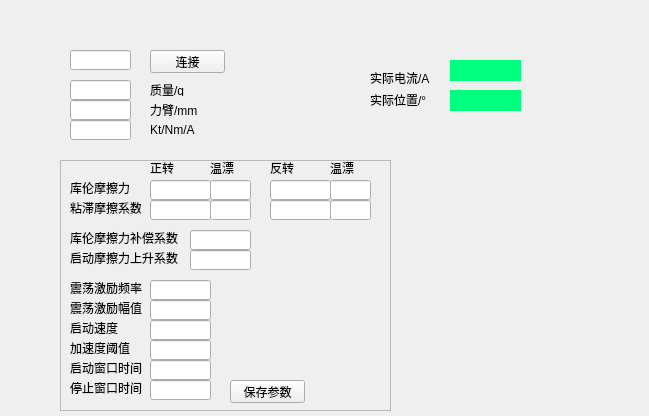
<?xml version="1.0" encoding="UTF-8"?>
<ui version="4.0">
 <class>Widget</class>
 <widget class="QWidget" name="Widget">
  <property name="geometry">
   <rect>
    <x>0</x>
    <y>0</y>
    <width>649</width>
    <height>416</height>
   </rect>
  </property>
  <property name="windowTitle">
   <string>Widget</string>
  </property>
  <widget class="QLabel" name="lB_Current">
   <property name="geometry">
    <rect>
     <x>450</x>
     <y>60</y>
     <width>71</width>
     <height>21</height>
    </rect>
   </property>
   <property name="styleSheet">
    <string notr="true">background-color: rgb(0, 255, 127);</string>
   </property>
   <property name="text">
    <string/>
   </property>
   <property name="textFormat">
    <enum>Qt::PlainText</enum>
   </property>
  </widget>
  <widget class="QLabel" name="lB_Position">
   <property name="geometry">
    <rect>
     <x>450</x>
     <y>90</y>
     <width>71</width>
     <height>21</height>
    </rect>
   </property>
   <property name="styleSheet">
    <string notr="true">background-color: rgb(0, 255, 127);</string>
   </property>
   <property name="text">
    <string/>
   </property>
   <property name="textFormat">
    <enum>Qt::PlainText</enum>
   </property>
  </widget>
  <widget class="QLineEdit" name="lE_Identity">
   <property name="geometry">
    <rect>
     <x>70</x>
     <y>50</y>
     <width>61</width>
     <height>20</height>
    </rect>
   </property>
  </widget>
  <widget class="QPushButton" name="pB_Connect">
   <property name="geometry">
    <rect>
     <x>150</x>
     <y>50</y>
     <width>75</width>
     <height>23</height>
    </rect>
   </property>
   <property name="text">
    <string>连接</string>
   </property>
  </widget>
  <widget class="QLineEdit" name="lE_Weight">
   <property name="geometry">
    <rect>
     <x>70</x>
     <y>80</y>
     <width>61</width>
     <height>20</height>
    </rect>
   </property>
  </widget>
  <widget class="QLineEdit" name="lE_Length">
   <property name="geometry">
    <rect>
     <x>70</x>
     <y>100</y>
     <width>61</width>
     <height>20</height>
    </rect>
   </property>
  </widget>
  <widget class="QLabel" name="label">
   <property name="geometry">
    <rect>
     <x>150</x>
     <y>84</y>
     <width>54</width>
     <height>12</height>
    </rect>
   </property>
   <property name="text">
    <string>质量/g</string>
   </property>
  </widget>
  <widget class="QLabel" name="label_2">
   <property name="geometry">
    <rect>
     <x>150</x>
     <y>104</y>
     <width>54</width>
     <height>12</height>
    </rect>
   </property>
   <property name="text">
    <string>力臂/mm</string>
   </property>
  </widget>
  <widget class="QLabel" name="label_3">
   <property name="geometry">
    <rect>
     <x>370</x>
     <y>70</y>
     <width>71</width>
     <height>16</height>
    </rect>
   </property>
   <property name="text">
    <string>实际电流/A</string>
   </property>
  </widget>
  <widget class="QLabel" name="label_4">
   <property name="geometry">
    <rect>
     <x>370</x>
     <y>90</y>
     <width>61</width>
     <height>20</height>
    </rect>
   </property>
   <property name="text">
    <string>实际位置/°</string>
   </property>
  </widget>
  <widget class="QLineEdit" name="lE_Kt">
   <property name="geometry">
    <rect>
     <x>70</x>
     <y>120</y>
     <width>61</width>
     <height>20</height>
    </rect>
   </property>
  </widget>
  <widget class="QLabel" name="label_5">
   <property name="geometry">
    <rect>
     <x>150</x>
     <y>124</y>
     <width>54</width>
     <height>12</height>
    </rect>
   </property>
   <property name="text">
    <string>Kt/Nm/A</string>
   </property>
  </widget>
  <widget class="QFrame" name="frame_TorqueParam">
   <property name="geometry">
    <rect>
     <x>60</x>
     <y>160</y>
     <width>331</width>
     <height>251</height>
    </rect>
   </property>
   <property name="frameShape">
    <enum>QFrame::StyledPanel</enum>
   </property>
   <property name="frameShadow">
    <enum>QFrame::Raised</enum>
   </property>
   <widget class="QLineEdit" name="lE_Coul_N">
    <property name="geometry">
     <rect>
      <x>210</x>
      <y>20</y>
      <width>61</width>
      <height>20</height>
     </rect>
    </property>
   </widget>
   <widget class="QLineEdit" name="lE_osc_freq">
    <property name="geometry">
     <rect>
      <x>90</x>
      <y>120</y>
      <width>61</width>
      <height>20</height>
     </rect>
    </property>
   </widget>
   <widget class="QLineEdit" name="lE_Vis_N">
    <property name="geometry">
     <rect>
      <x>210</x>
      <y>40</y>
      <width>61</width>
      <height>20</height>
     </rect>
    </property>
   </widget>
   <widget class="QLabel" name="label_8">
    <property name="geometry">
     <rect>
      <x>90</x>
      <y>0</y>
      <width>31</width>
      <height>16</height>
     </rect>
    </property>
    <property name="text">
     <string>正转</string>
    </property>
   </widget>
   <widget class="QLabel" name="label_11">
    <property name="geometry">
     <rect>
      <x>10</x>
      <y>90</y>
      <width>111</width>
      <height>16</height>
     </rect>
    </property>
    <property name="text">
     <string>启动摩擦力上升系数</string>
    </property>
   </widget>
   <widget class="QLabel" name="label_14">
    <property name="geometry">
     <rect>
      <x>10</x>
      <y>160</y>
      <width>81</width>
      <height>16</height>
     </rect>
    </property>
    <property name="text">
     <string>启动速度</string>
    </property>
   </widget>
   <widget class="QLabel" name="label_16">
    <property name="geometry">
     <rect>
      <x>10</x>
      <y>200</y>
      <width>81</width>
      <height>16</height>
     </rect>
    </property>
    <property name="text">
     <string>启动窗口时间</string>
    </property>
   </widget>
   <widget class="QLabel" name="label_10">
    <property name="geometry">
     <rect>
      <x>10</x>
      <y>70</y>
      <width>111</width>
      <height>16</height>
     </rect>
    </property>
    <property name="text">
     <string>库伦摩擦力补偿系数</string>
    </property>
   </widget>
   <widget class="QLabel" name="label_6">
    <property name="geometry">
     <rect>
      <x>10</x>
      <y>20</y>
      <width>71</width>
      <height>16</height>
     </rect>
    </property>
    <property name="text">
     <string>库伦摩擦力</string>
    </property>
   </widget>
   <widget class="QLineEdit" name="lE_Coul_P">
    <property name="geometry">
     <rect>
      <x>90</x>
      <y>20</y>
      <width>61</width>
      <height>20</height>
     </rect>
    </property>
   </widget>
   <widget class="QLineEdit" name="lE_Startup_TW">
    <property name="geometry">
     <rect>
      <x>90</x>
      <y>200</y>
      <width>61</width>
      <height>20</height>
     </rect>
    </property>
   </widget>
   <widget class="QLabel" name="label_7">
    <property name="geometry">
     <rect>
      <x>10</x>
      <y>40</y>
      <width>71</width>
      <height>16</height>
     </rect>
    </property>
    <property name="text">
     <string>粘滞摩擦系数</string>
    </property>
   </widget>
   <widget class="QLabel" name="label_13">
    <property name="geometry">
     <rect>
      <x>10</x>
      <y>140</y>
      <width>81</width>
      <height>16</height>
     </rect>
    </property>
    <property name="text">
     <string>震荡激励幅值</string>
    </property>
   </widget>
   <widget class="QLabel" name="label_12">
    <property name="geometry">
     <rect>
      <x>10</x>
      <y>120</y>
      <width>81</width>
      <height>16</height>
     </rect>
    </property>
    <property name="text">
     <string>震荡激励频率</string>
    </property>
   </widget>
   <widget class="QLabel" name="label_9">
    <property name="geometry">
     <rect>
      <x>210</x>
      <y>0</y>
      <width>31</width>
      <height>16</height>
     </rect>
    </property>
    <property name="text">
     <string>反转</string>
    </property>
   </widget>
   <widget class="QLabel" name="label_17">
    <property name="geometry">
     <rect>
      <x>10</x>
      <y>220</y>
      <width>81</width>
      <height>16</height>
     </rect>
    </property>
    <property name="text">
     <string>停止窗口时间</string>
    </property>
   </widget>
   <widget class="QLineEdit" name="lE_Coul_Coeff">
    <property name="geometry">
     <rect>
      <x>130</x>
      <y>70</y>
      <width>61</width>
      <height>20</height>
     </rect>
    </property>
   </widget>
   <widget class="QLineEdit" name="lE_CrtiAcc">
    <property name="geometry">
     <rect>
      <x>90</x>
      <y>180</y>
      <width>61</width>
      <height>20</height>
     </rect>
    </property>
   </widget>
   <widget class="QLineEdit" name="lE_CoulRise_Coeff">
    <property name="geometry">
     <rect>
      <x>130</x>
      <y>90</y>
      <width>61</width>
      <height>20</height>
     </rect>
    </property>
   </widget>
   <widget class="QLineEdit" name="lE_ZeroVel">
    <property name="geometry">
     <rect>
      <x>90</x>
      <y>160</y>
      <width>61</width>
      <height>20</height>
     </rect>
    </property>
   </widget>
   <widget class="QLineEdit" name="lE_Stop_TW">
    <property name="geometry">
     <rect>
      <x>90</x>
      <y>220</y>
      <width>61</width>
      <height>20</height>
     </rect>
    </property>
   </widget>
   <widget class="QLabel" name="label_15">
    <property name="geometry">
     <rect>
      <x>10</x>
      <y>180</y>
      <width>81</width>
      <height>16</height>
     </rect>
    </property>
    <property name="text">
     <string>加速度阈值</string>
    </property>
   </widget>
   <widget class="QLineEdit" name="lE_osc_amp">
    <property name="geometry">
     <rect>
      <x>90</x>
      <y>140</y>
      <width>61</width>
      <height>20</height>
     </rect>
    </property>
   </widget>
   <widget class="QLineEdit" name="lE_Vis_P">
    <property name="geometry">
     <rect>
      <x>90</x>
      <y>40</y>
      <width>61</width>
      <height>20</height>
     </rect>
    </property>
   </widget>
   <widget class="QPushButton" name="pB_Save2Flash">
    <property name="geometry">
     <rect>
      <x>170</x>
      <y>220</y>
      <width>75</width>
      <height>23</height>
     </rect>
    </property>
    <property name="text">
     <string>保存参数</string>
    </property>
   </widget>
   <widget class="QLineEdit" name="lE_Coul_Temp_P">
    <property name="geometry">
     <rect>
      <x>150</x>
      <y>20</y>
      <width>41</width>
      <height>20</height>
     </rect>
    </property>
   </widget>
   <widget class="QLineEdit" name="lE_Vis_Temp_P">
    <property name="geometry">
     <rect>
      <x>150</x>
      <y>40</y>
      <width>41</width>
      <height>20</height>
     </rect>
    </property>
   </widget>
   <widget class="QLineEdit" name="lE_Vis_Temp_N">
    <property name="geometry">
     <rect>
      <x>270</x>
      <y>40</y>
      <width>41</width>
      <height>20</height>
     </rect>
    </property>
   </widget>
   <widget class="QLineEdit" name="lE_Coul_Temp_N">
    <property name="geometry">
     <rect>
      <x>270</x>
      <y>20</y>
      <width>41</width>
      <height>20</height>
     </rect>
    </property>
   </widget>
   <widget class="QLabel" name="label_18">
    <property name="geometry">
     <rect>
      <x>150</x>
      <y>0</y>
      <width>31</width>
      <height>16</height>
     </rect>
    </property>
    <property name="text">
     <string>温漂</string>
    </property>
   </widget>
   <widget class="QLabel" name="label_19">
    <property name="geometry">
     <rect>
      <x>270</x>
      <y>0</y>
      <width>31</width>
      <height>16</height>
     </rect>
    </property>
    <property name="text">
     <string>温漂</string>
    </property>
   </widget>
  </widget>
 </widget>
 <layoutdefault spacing="6" margin="11"/>
 <resources/>
 <connections/>
</ui>
